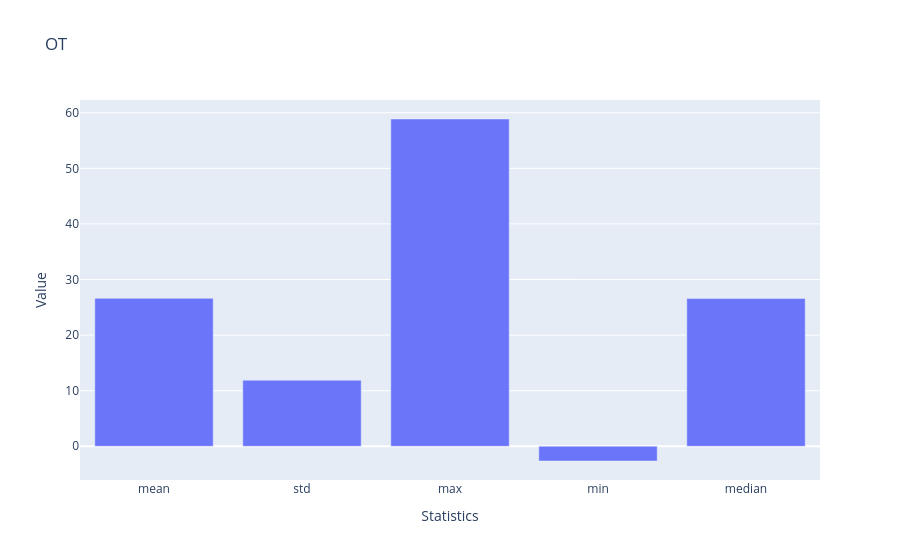

Write notebook code for a chart like this one.
### Code cell
ts.plot(kind='bar', title="OT", xlabel="Statistics", ylabel="Value")

### Figure 1 — Plotly figure (JSON) as saved in the notebook; plotly's stock layout.template omitted (floating-point values rounded to 4 significant figures)
{"data": [{"marker": {"color": "#6A75FA"}, "type": "bar", "x": ["mean", "std", "max", "min", "median"], "y": [26.61, 11.89, 58.88, -2.647, 26.58]}], "layout": {"barmode": "group", "title": {"text": "OT"}, "xaxis": {"title": {"text": "Statistics"}}, "yaxis": {"title": {"text": "Value"}}}}
